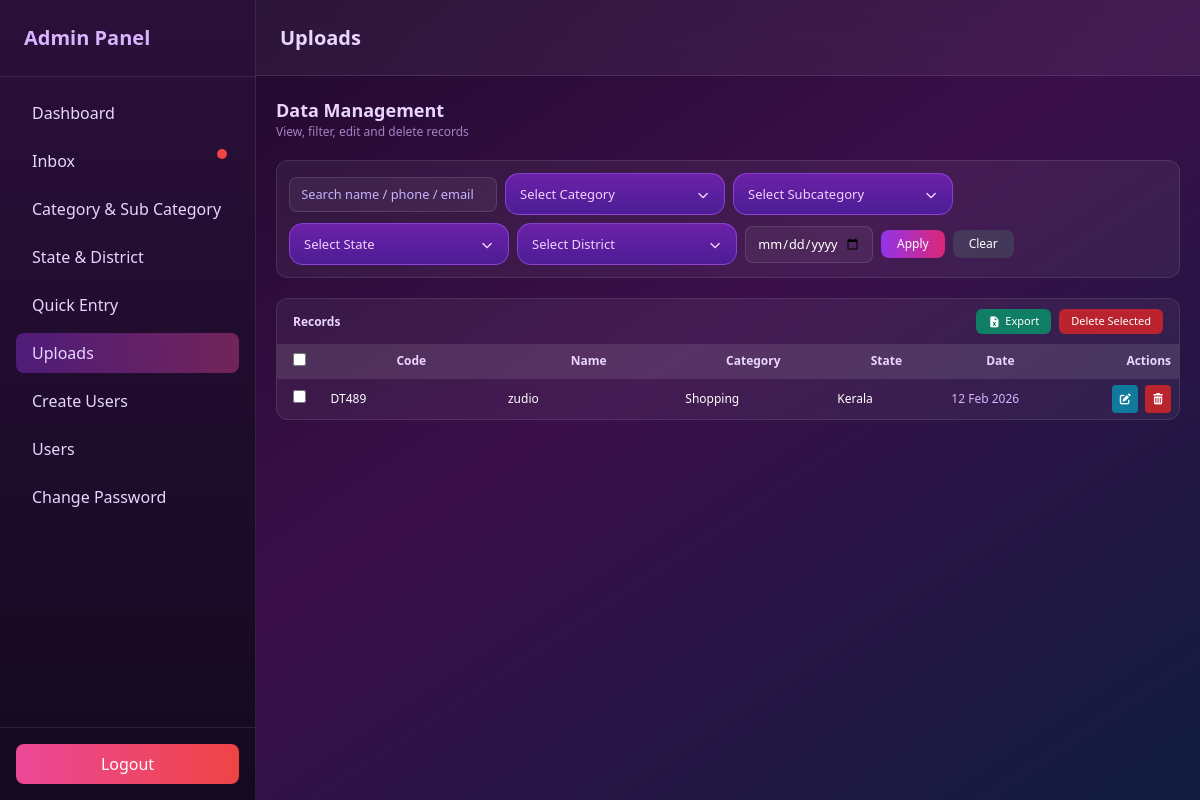
The app's page /list/ (signed in), older data.
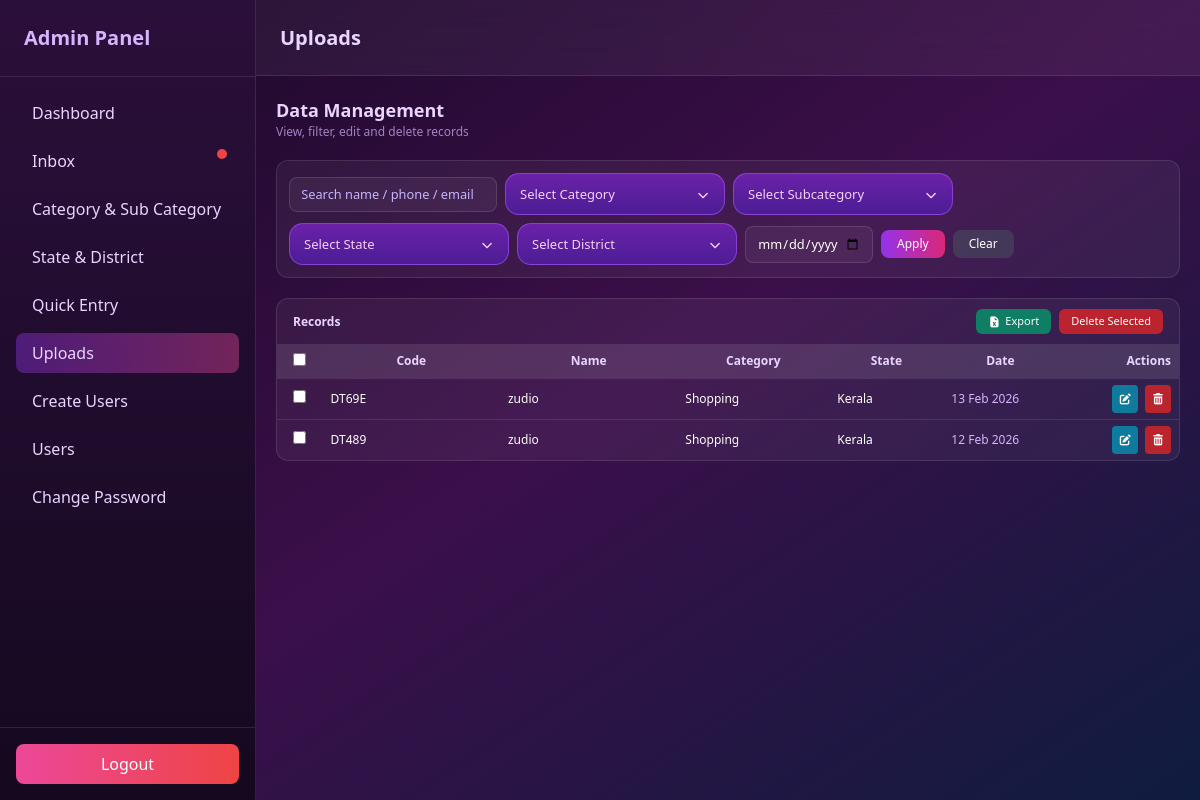
The same page, newer data.
### data/models.py (models this page shows, shortened)
class Data(models.Model):
    id = models.CharField(
        max_length=5,
        primary_key=True,
        editable=False
    )
    name = models.CharField(max_length=100)
    category = models.ForeignKey(Category, on_delete=models.CASCADE, related_name="data")
    subcategory = models.ForeignKey(Subcategory, on_delete=models.CASCADE)
    location = models.CharField(max_length=500)
    state = models.ForeignKey(State, on_delete=models.CASCADE)
    district = models.ForeignKey(District, on_delete=models.CASCADE)
    phone = models.CharField(max_length=100)
    email = models.CharField(max_length=100)
    remarks = models.TextField(blank=True, null=True)
    data_given = models.CharField(max_length=500)
    staff = models.CharField(max_length=500)
    user = models.CharField(max_length=500)
    source = models.CharField(max_length=500)
    paid = models.BooleanField(default=False)  # ⬅️ checkbox
    created_at = models.DateTimeField(auto_now_add=True)
    class Data(models.Model):
        id = models.CharField(
            max_length=5,
            primary_key=True,
            editable=False
        )
        name = models.CharField(max_length=100)
        category = models.ForeignKey(Category, on_delete=models.CASCADE, related_name="data")
        subcategory = models.ForeignKey(Subcategory, on_delete=models.CASCADE)
        location = models.CharField(max_length=500)
        state = models.ForeignKey(State, on_delete=models.CASCADE)
        district = models.ForeignKey(District, on_delete=models.CASCADE)
        phone = models.CharField(max_length=100)
        email = models.CharField(max_length=100)
        remarks = models.TextField(blank=True, null=True)
        data_given = models.CharField(max_length=500)
        staff = models.CharField(max_length=500)
        user = models.CharField(max_length=500)
        source = models.CharField(max_length=500, blank=True, null=True)
        paid = models.BooleanField(default=False)  # ⬅️ checkbox
        created_at = models.DateTimeField(auto_now_add=True)

class Category(models.Model):
    id = models.CharField(
        max_length=5,  # C + 4 chars max
        primary_key=True,
        editable=False
    )
    name = models.CharField(max_length=100)
    created_at = models.DateTimeField(auto_now_add=True)

class State(models.Model):
    id = models.CharField(
        max_length=5,      # ST + 3 chars OR S + 4 chars (your choice)
        primary_key=True,
        editable=False
    )
    name = models.CharField(max_length=100)
    created_at = models.DateTimeField(auto_now_add=True)

### data/views.py (the view, shortened to what this page needs)
# urls.py: path("list/", views.data_list, name="data_list"),
@never_cache
@login_required(login_url='/login/')
@user_passes_test(lambda u: u.is_superuser)
def data_list(request):
    qs = Data.objects.select_related(
        "category", "subcategory", "state", "district"
    ).order_by("-created_at")
    search = request.GET.get("search", "").strip()
    category = request.GET.get("category")
    subcategory = request.GET.get("subcategory")
    state = request.GET.get("state")
    district = request.GET.get("district")
    date = request.GET.get("date")
    if category:
        qs = qs.filter(category_id=category)
    if subcategory and category:
        qs = qs.filter(subcategory_id=subcategory)
    if state:
        qs = qs.filter(state_id=state)
    if district and state:
        qs = qs.filter(district_id=district)
    if date:
        qs = qs.filter(created_at__date=date)
    return render(request, "uploads.html", {
        "data_list": qs,
        "categories": Category.objects.all(),
        "subcategories": Subcategory.objects.all(),
        "states": State.objects.all(),
        "districts": District.objects.all(),
    })

### data/templates/uploads.html (shortened to what the changed rows need)
{% load custom_filters %}
<!DOCTYPE html>
<html lang="en">
<head>
  <script src="https://cdn.tailwindcss.com"></script>
    <link rel="stylesheet" href="https://cdnjs.cloudflare.com/ajax/libs/font-awesome/7.0.1/css/all.min.css" />
</head>
<body class="min-h-screen flex text-white bg-gradient-to-br from-[#1a0826] via-[#3b0f4a] to-[#0f1c3f]">
<div class="flex-1 flex flex-col">
<header class="px-6 h-[4.78rem] flex justify-between items-center
bg-white/5 backdrop-blur-xl border-b border-white/10">
  <h1 class="text-xl font-semibold text-purple-200">Uploads</h1>
</header>
<main class="p-5 max-w-5xl mx-auto space-y-5">
  <div>
    <h2 class="text-lg font-semibold text-purple-200">Data Management</h2>
  </div>
  <form method="POST">
    <div class="bg-white/5 border border-white/10 rounded-xl ">
      <div class="overflow-x-auto">
        <table class="w-full table-fixed text-xs">
          <thead class="bg-white/10 text-purple-200">
            <tr>
              <th class="px-2 py-2 w-9 text-center">
                <input type="checkbox" onclick="toggleAll(this)">
              </th>
                 <th class="px-2 py-2 w-[140px]">Code</th>
              <th class="px-2 py-2 w-[140px]">Name</th>
              <th class="px-2 py-2 w-[120px]">Category</th>
              <th class="px-2 py-2 w-[90px]">State</th>
              <th class="px-2 py-2 w-[90px]">Date</th>
              <th class="px-2 py-2 w-[96px] text-right">Actions</th>
            </tr>
          </thead>
          <tbody>
          {% for d in data_list %}
            <tr class="border-t border-white/10 hover:bg-white/5 transition">
              <td class="px-2 py-1.5 text-center">
                <input type="checkbox" name="selected" value="{{ d.id }}">
              </td>
                <td class="px-2 py-1.5 font-medium truncate" title="{{ d.name }}">
               {{ d.id }}
              </td>
              <td class="px-2 py-1.5 font-medium truncate" title="{{ d.name }}">
                {{ d.name }}
              </td>
              <td class="px-2 py-1.5 truncate" title="{{ d.category.name }}">
                {{ d.category.name }}
              </td>
              <td class="px-2 py-1.5 truncate" title="{{ d.state.name }}">
                {{ d.state.name }}
              </td>
              <td class="px-2 py-1.5 text-purple-300">
                {{ d.created_at|date:"d M Y" }}
              </td>
              <td class="px-2 py-1.5 text-right space-x-1">
                <button
  type="button"
  class="p-1.5 rounded bg-cyan-600/80 hover:bg-cyan-600 edit-btn"
  data-id="{{ d.id }}"
  data-name="{{ d.name }}"
  data-phone="{{ d.phone }}"
  data-email="{{ d.email }}"
  data-location="{{ d.location }}"
  data-data_given="{{ d.data_given }}"
  data-staff="{{ d.staff }}"
  data-user="{{ d.user }}"
  data-remarks="{{ d.remarks }}"
  data-source="{{ d.source }}"
  data-paid="{{ d.paid|yesno:'true,false' }}"
  data-category="{{ d.category_id|default:'' }}"
  data-subcategory="{{ d.subcategory_id|default:'' }}"
  data-state="{{ d.state_id|default:'' }}"
  data-district="{{ d.district_id|default:'' }}"
>
  <i class="fa-solid fa-pen-to-square text-[11px]"></i>
</button>
                <button
                  name="delete_id"
                  value="{{ d.id }}"
                  onclick="return confirm('Delete this item?')"
                  class="p-1.5 rounded bg-red-600/80 hover:bg-red-600">
                  <i class="fa-solid fa-trash-can text-[11px]"></i>
                </button>
              </td>
            </tr>
          {% endfor %}
          </tbody>
        </table>
      </div>
    </div>
  </form>
</main>
</div>
</body>
</html>

Row changes from the older to the newer data that the page shows:
added Data: id "DT69E", name "zudio", category.name "Shopping", state.name "Kerala", created_at "13 Feb 2026"
